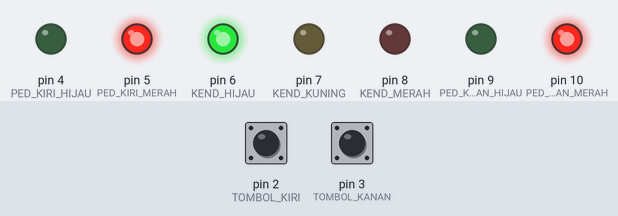
Bench run of a sketch on a simulated Arduino Uno, built with avr-gcc and run on an emulated ATmega328P. On the bench: output pins drawn as LEDs (lit = HIGH). Dashed ring = blinking. Inputs (shaded band) come from the test bench; at power-on: pin 2 (TOMBOL_KIRI) HIGH, pin 3 (TOMBOL_KANAN) HIGH.

Above: at 1.2 s.
1.3 s: pin 2 (TOMBOL_KIRI) pulled LOW for 0.15 s
At 1.6 s:
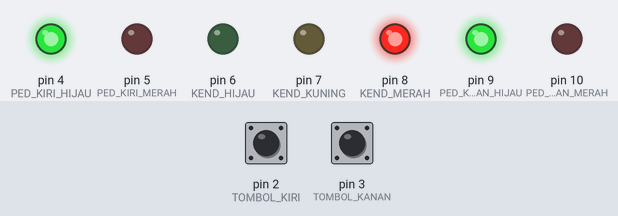
At 6.8 s:
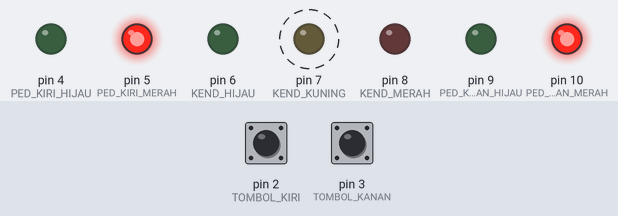
7.4 s: pin 2 (TOMBOL_KIRI) pulled LOW for 3.2 s
At 13.95 s:
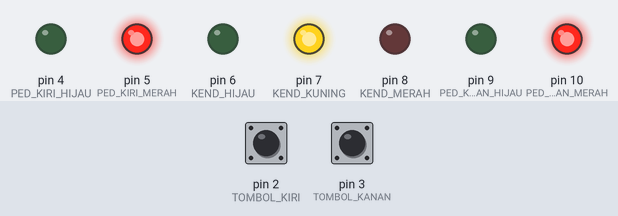
Timing chart, 0 to 17.7 s (numbered marks = the images above; inputs shaded):
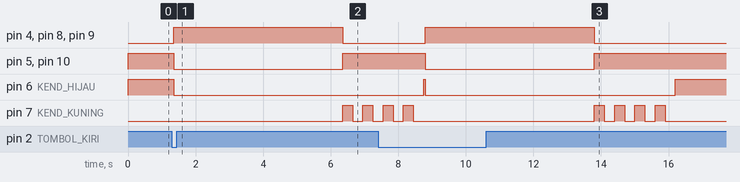

Measured:
- after the input at 1.3 s, pin 4 (PED_KIRI_HIJAU): LOW → HIGH after 0.05 s, → LOW 5.0 s later; pin 5 (PED_KIRI_MERAH): HIGH → LOW after 0.05 s, → HIGH 5.0 s later
- after the input at 7.4 s, pin 4 (PED_KIRI_HIJAU), pin 8 (KEND_MERAH), pin 9 (PED_KANAN_HIJAU): LOW → HIGH after 1.4 s, → LOW 5.0 s later; pin 5 (PED_KIRI_MERAH), pin 10 (PED_KANAN_MERAH): HIGH → LOW after 1.4 s, → HIGH 5.0 s later

The sketch:

Pedestrian.ino
```cpp
// ============================================================
// TRAFFIC LIGHT sederhana dengan INTERRUPT
// State awal: Kendaraan HIJAU, Pedestrian MERAH
// Tombol Kiri  -> Pin 2 (INT0)
// Tombol Kanan -> Pin 3 (INT1)
// ============================================================

// Pin Kendaraan
const int KEND_HIJAU  = 6;
const int KEND_KUNING = 7;
const int KEND_MERAH  = 8;

// Pin Pedestrian Kiri
const int PED_KIRI_HIJAU  = 4;
const int PED_KIRI_MERAH  = 5;

// Pin Pedestrian Kanan
const int PED_KANAN_HIJAU  = 9;
const int PED_KANAN_MERAH  = 10;

// Pin Tombol (harus pin 2 & 3 untuk external interrupt Arduino UNO)
const int TOMBOL_KIRI  = 2;   // INT0
const int TOMBOL_KANAN = 3;   // INT1

// Durasi (milidetik)
const int DURASI_PEDESTRIAN = 5000;
const int DURASI_DEBOUNCE   = 50;
const int DURASI_KUNING_ON  = 300;
const int DURASI_KUNING_OFF = 300;
const int JUMLAH_KEDIP      = 4;

// Flag global (volatile karena diubah dalam ISR)
volatile bool tombolDitekan = false;
bool sedangSibuk = false;

void setup() {
  // Output LED
  pinMode(KEND_HIJAU,      OUTPUT);
  pinMode(KEND_KUNING,     OUTPUT);
  pinMode(KEND_MERAH,      OUTPUT);
  pinMode(PED_KIRI_HIJAU,  OUTPUT);
  pinMode(PED_KIRI_MERAH,  OUTPUT);
  pinMode(PED_KANAN_HIJAU, OUTPUT);
  pinMode(PED_KANAN_MERAH, OUTPUT);

  // Input tombol dengan pull-up internal
  pinMode(TOMBOL_KIRI,  INPUT_PULLUP);
  pinMode(TOMBOL_KANAN, INPUT_PULLUP);

  // Pasang interrupt pada pin 2 dan 3 (FALLING: tombol ditekan = LOW)
  attachInterrupt(digitalPinToInterrupt(TOMBOL_KIRI), isrTombol, FALLING);
  attachInterrupt(digitalPinToInterrupt(TOMBOL_KANAN), isrTombol, FALLING);

  kondisiAwal();
}

void loop() {
  // Periksa flag dari interrupt
  if (tombolDitekan && !sedangSibuk) {
    delay(DURASI_DEBOUNCE);   // debounce singkat

    // Konfirmasi ulang tombol benar-benar ditekan
    bool kiri  = (digitalRead(TOMBOL_KIRI)  == LOW);
    bool kanan = (digitalRead(TOMBOL_KANAN) == LOW);

    if (kiri || kanan) {
      sedangSibuk = true;     // kunci agar tidak dipicu ulang
      tombolDitekan = false;  // reset flag
      modePenyebrang();       // jalankan siklus penyebrangan
      sedangSibuk = false;    // buka kunci
    } else {
      // False trigger (bouncing), abaikan
      tombolDitekan = false;
    }
  }
}

// ------------------------------------------------------------------
// Interrupt Service Routine (dipanggil saat tombol ditekan)
// ------------------------------------------------------------------
void isrTombol() {
  tombolDitekan = true;   // hanya set flag, jangan lakukan delay di sini!
}

// ------------------------------------------------------------------
// Fungsi-fungsi kontrol lampu
// ------------------------------------------------------------------
void kondisiAwal() {
  matikanSemua();
  digitalWrite(KEND_HIJAU,      HIGH);
  digitalWrite(PED_KIRI_MERAH,  HIGH);
  digitalWrite(PED_KANAN_MERAH, HIGH);
}

void modePenyebrang() {
  // Transisi ke pedestrian hijau
  matikanSemua();
  digitalWrite(KEND_MERAH,      HIGH);
  digitalWrite(PED_KIRI_HIJAU,  HIGH);
  digitalWrite(PED_KANAN_HIJAU, HIGH);

  delay(DURASI_PEDESTRIAN);

  // Pedestrian merah, kendaraan masih merah
  digitalWrite(PED_KIRI_HIJAU,  LOW);
  digitalWrite(PED_KANAN_HIJAU, LOW);
  digitalWrite(PED_KIRI_MERAH,  HIGH);
  digitalWrite(PED_KANAN_MERAH, HIGH);

  // Transisi kuning kedip lalu kembali ke kondisi awal
  digitalWrite(KEND_MERAH, LOW);
  kedipKuning();
  kondisiAwal();
}

void matikanSemua() {
  digitalWrite(KEND_HIJAU,      LOW);
  digitalWrite(KEND_KUNING,     LOW);
  digitalWrite(KEND_MERAH,      LOW);
  digitalWrite(PED_KIRI_HIJAU,  LOW);
  digitalWrite(PED_KIRI_MERAH,  LOW);
  digitalWrite(PED_KANAN_HIJAU, LOW);
  digitalWrite(PED_KANAN_MERAH, LOW);
}

void kedipKuning() {
  for (int i = 0; i < JUMLAH_KEDIP; i++) {
    digitalWrite(KEND_KUNING, HIGH);
    delay(DURASI_KUNING_ON);
    digitalWrite(KEND_KUNING, LOW);
    delay(DURASI_KUNING_OFF);
  }
  digitalWrite(KEND_KUNING, LOW);
}
```
